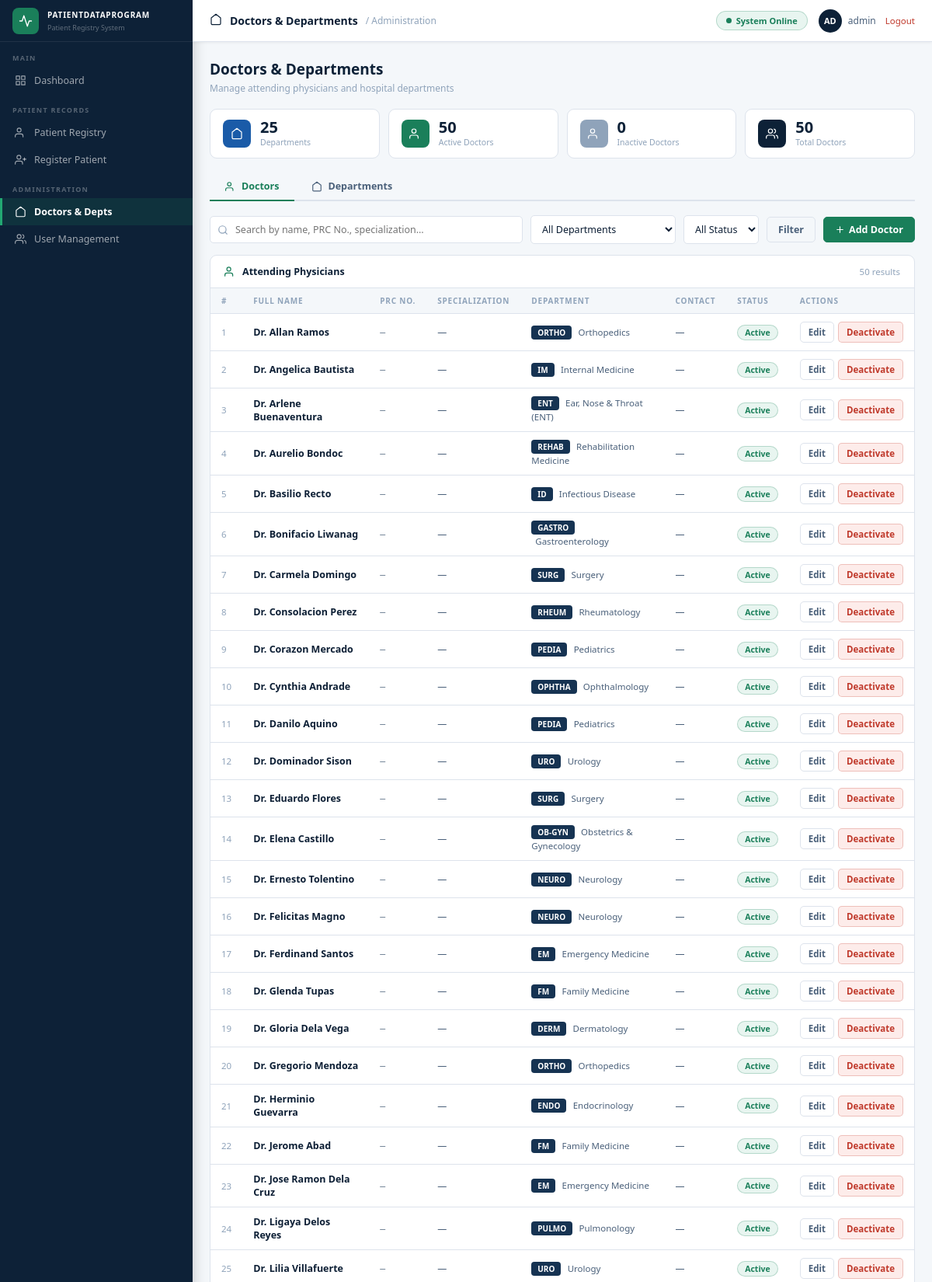
The page /doctors.php (signed in, upper part) on the database its author committed.
### tables this page shows
CREATE TABLE IF NOT EXISTS doctors (
    id            INT AUTO_INCREMENT PRIMARY KEY,
    full_name     VARCHAR(150) NOT NULL,
    department_id INT          NOT NULL,
    prc_number    VARCHAR(30)  NULL,
    is_active     TINYINT(1)   NOT NULL DEFAULT 1,
    created_at    DATETIME     DEFAULT CURRENT_TIMESTAMP,
    FOREIGN KEY (department_id) REFERENCES departments(id)
);

CREATE TABLE IF NOT EXISTS departments (
    id         INT AUTO_INCREMENT PRIMARY KEY,
    name       VARCHAR(120) NOT NULL UNIQUE,
    code       VARCHAR(20)  NOT NULL,
    created_at DATETIME     DEFAULT CURRENT_TIMESTAMP
);

### doctors.php (the view, shortened to what this page needs)
<?php
require_once 'db_connect.php';
$tab = $_GET['tab'] ?? 'doctors';
$departments = $pdo->query("SELECT * FROM departments ORDER BY name ASC")->fetchAll();
$search    = trim($_GET['search'] ?? '');
$where = "WHERE 1";
$params = [];
$doctors = $pdo->prepare("
    SELECT dr.*, d.name AS dept_name, d.code AS dept_code
    FROM doctors dr
    LEFT JOIN departments d ON d.id = dr.department_id
    $where
    ORDER BY dr.full_name ASC
");
$doctors->execute($params);
$doctors = $doctors->fetchAll();
$total_active   = $pdo->query("SELECT COUNT(*) FROM doctors WHERE is_active=1")->fetchColumn();
$total_inactive = $pdo->query("SELECT COUNT(*) FROM doctors WHERE is_active=0")->fetchColumn();
$total_depts    = count($departments);
?>
<!DOCTYPE html>
<html lang="en">
<head>
</head>
<body>
<div class="app">
<aside class="sidebar">
  <div class="sb-brand">
    <div class="sb-logo"><svg viewBox="0 0 24 24"><path d="M22 12h-4l-3 9L9 3l-3 9H2"/></svg></div>
    <div>
      <div class="sb-name">PATIENTDATAPROGRAM</div>
      <div class="sb-sub">Patient Registry System</div>
    </div>
  </div>
  <div class="nav-label">Main</div>
  <a href="dashboard.php" class="nav-item">
    <svg viewBox="0 0 24 24"><rect x="3" y="3" width="7" height="7"/><rect x="14" y="3" width="7" height="7"/><rect x="14" y="14" width="7" height="7"/><rect x="3" y="14" width="7" height="7"/></svg>
    Dashboard
  </a>
  <div class="nav-label">Patient Records</div>
  <a href="index.php" class="nav-item">
    <svg viewBox="0 0 24 24"><path d="M17 21v-2a4 4 0 0 0-4-4H5a4 4 0 0 0-4 4v2"/><circle cx="9" cy="7" r="4"/></svg>
    Patient Registry
  </a>
  <a href="register.php" class="nav-item">
    <svg viewBox="0 0 24 24"><path d="M16 21v-2a4 4 0 0 0-4-4H5a4 4 0 0 0-4 4v2"/><circle cx="8.5" cy="7" r="4"/><line x1="20" y1="8" x2="20" y2="14"/><line x1="23" y1="11" x2="17" y2="11"/></svg>
    Register Patient
  </a>
  <div class="nav-label">Administration</div>
  <a href="doctors.php" class="nav-item active">
    <svg viewBox="0 0 24 24"><path d="M3 9l9-7 9 7v11a2 2 0 0 1-2 2H5a2 2 0 0 1-2-2z"/></svg>
    Doctors &amp; Depts
  </a>
  <a href="users.php" class="nav-item">
    <svg viewBox="0 0 24 24"><path d="M17 21v-2a4 4 0 0 0-4-4H5a4 4 0 0 0-4 4v2"/><circle cx="9" cy="7" r="4"/><path d="M23 21v-2a4 4 0 0 0-3-3.87"/><path d="M16 3.13a4 4 0 0 1 0 7.75"/></svg>
    User Management
  </a>
</aside>
<div class="main">
  <div class="topbar">
    <div class="tb-icon"><svg viewBox="0 0 24 24"><path d="M3 9l9-7 9 7v11a2 2 0 0 1-2 2H5a2 2 0 0 1-2-2z"/></svg></div>
    <div class="tb-title">Doctors &amp; Departments</div>
    <div class="tb-bc">/ Administration</div>
    <div class="tb-right">
      <div class="pill"><div class="pill-dot"></div><span>System Online</span></div>
      <div class="tb-user">
        <div class="avatar"><?=strtoupper(substr($_SESSION['username']??'A',0,2))?></div>
        <span><?=htmlspecialchars($_SESSION['username']??'Admin')?></span>
        <a href="logout.php" style="font-size:11.5px;color:var(--red);text-decoration:none;margin-left:4px;">Logout</a>
      </div>
    </div>
  </div>
  <div class="content">
    <div class="page-hdr">
      <div>
        <h1>Doctors &amp; Departments</h1>
        <p>Manage attending physicians and hospital departments</p>
      </div>
    </div>
    <div class="info-row">
      <div class="info-chip">
        <div class="ic-icon" style="background:var(--blue)">
          <svg viewBox="0 0 24 24"><path d="M3 9l9-7 9 7v11a2 2 0 0 1-2 2H5a2 2 0 0 1-2-2z"/></svg>
        </div>
        <div><div class="ic-val"><?=(int)$total_depts?></div><div class="ic-lbl">Departments</div></div>
      </div>
      <div class="info-chip">
        <div class="ic-icon" style="background:var(--emerald)">
          <svg viewBox="0 0 24 24"><path d="M17 21v-2a4 4 0 0 0-4-4H5a4 4 0 0 0-4 4v2"/><circle cx="9" cy="7" r="4"/></svg>
        </div>
        <div><div class="ic-val"><?=(int)$total_active?></div><div class="ic-lbl">Active Doctors</div></div>
      </div>
      <div class="info-chip">
        <div class="ic-icon" style="background:var(--text-3)">
          <svg viewBox="0 0 24 24"><path d="M17 21v-2a4 4 0 0 0-4-4H5a4 4 0 0 0-4 4v2"/><circle cx="9" cy="7" r="4"/></svg>
        </div>
        <div><div class="ic-val"><?=(int)$total_inactive?></div><div class="ic-lbl">Inactive Doctors</div></div>
      </div>
      <div class="info-chip">
        <div class="ic-icon" style="background:var(--navy)">
          <svg viewBox="0 0 24 24"><path d="M17 21v-2a4 4 0 0 0-4-4H5a4 4 0 0 0-4 4v2"/><circle cx="9" cy="7" r="4"/><path d="M23 21v-2a4 4 0 0 0-3-3.87"/><path d="M16 3.13a4 4 0 0 1 0 7.75"/></svg>
        </div>
        <div><div class="ic-val"><?=(int)($total_active+$total_inactive)?></div><div class="ic-lbl">Total Doctors</div></div>
      </div>
    </div>
    <div class="tabs">
      <a href="?tab=doctors" class="tab-btn <?=$tab==='doctors'?'active':''?>">
        <svg viewBox="0 0 24 24"><path d="M17 21v-2a4 4 0 0 0-4-4H5a4 4 0 0 0-4 4v2"/><circle cx="9" cy="7" r="4"/></svg>
        Doctors
      </a>
      <a href="?tab=departments" class="tab-btn <?=$tab==='departments'?'active':''?>">
        <svg viewBox="0 0 24 24"><path d="M3 9l9-7 9 7v11a2 2 0 0 1-2 2H5a2 2 0 0 1-2-2z"/></svg>
        Departments
      </a>
    </div>
    <?php if($tab === 'doctors'): ?>
    <div class="toolbar">
      <form method="GET" style="display:contents">
        <div class="search-box">
          <input type="text" name="search" placeholder="Search by name, PRC No., specialization…" value="<?=htmlspecialchars($search)?>">
        </div>
        <select name="dept" class="flt">
          <option value="">All Departments</option>
        </select>
        <select name="status" class="flt">
          <option value="">All Status</option>
        </select>
        <button type="submit" class="btn btn-ghost">Filter</button>
      </form>
      <button class="btn btn-primary" onclick="openModal('modal-add-doctor')">
        <svg viewBox="0 0 24 24"><line x1="12" y1="5" x2="12" y2="19"/><line x1="5" y1="12" x2="19" y2="12"/></svg>
        Add Doctor
      </button>
    </div>
    <div class="card">
      <div class="card-hdr">
        <svg viewBox="0 0 24 24"><path d="M17 21v-2a4 4 0 0 0-4-4H5a4 4 0 0 0-4 4v2"/><circle cx="9" cy="7" r="4"/></svg>
        <h2>Attending Physicians</h2>
        <span class="ch-right"><?=count($doctors)?> result<?=count($doctors)!==1?'s':''?></span>
      </div>
      <div class="tbl-wrap">
        <table>
          <thead>
            <tr>
              <th>#</th>
              <th>Full Name</th>
              <th>PRC No.</th>
              <th>Specialization</th>
              <th>Department</th>
              <th>Contact</th>
              <th>Status</th>
              <th>Actions</th>
            </tr>
          </thead>
          <tbody>
          <?php if(empty($doctors)): ?>
          <tr><td colspan="8" class="no-data">No doctors found.</td></tr>
          <?php else: $i=1; foreach($doctors as $dr): ?>
          <tr>
            <td style="color:var(--text-3);font-size:11.5px"><?=$i++?></td>
            <td style="font-weight:600"><?=htmlspecialchars($dr['full_name'])?></td>
            <td style="font-family:var(--font-mono);font-size:11.5px;color:var(--text-2)"><?=htmlspecialchars($dr['prc_no']??'—')?></td>
            <td style="font-size:12px;color:var(--text-2)"><?=htmlspecialchars($dr['specialization']??'—')?></td>
            <td>
              <?php if($dr['dept_code']): ?>
              <span class="dept-badge"><?=htmlspecialchars($dr['dept_code'])?></span>
              <span style="font-size:11.5px;color:var(--text-2);margin-left:5px"><?=htmlspecialchars($dr['dept_name']??'')?></span>
              <?php else: ?>
              <span style="color:var(--text-3)">—</span>
              <?php endif; ?>
            </td>
            <td style="font-size:12px;color:var(--text-2)"><?=htmlspecialchars($dr['contact_no']??'—')?></td>
            <td>
              <span class="badge <?=$dr['is_active']?'b-active':'b-inactive'?>">
                <?=$dr['is_active']?'Active':'Inactive'?>
              </span>
            </td>
            <td>
              <div style="display:flex;gap:5px">
                <button class="btn btn-ghost btn-sm"
                  onclick="openEditDoctor(<?=$dr['id']?>,<?=htmlspecialchars(json_encode($dr['full_name']))?>,<?=htmlspecialchars(json_encode($dr['prc_no']??''))?>,<?=(int)($dr['department_id']??0)?>,<?=htmlspecialchars(json_encode($dr['specialization']??''))?>,<?=htmlspecialchars(json_encode($dr['contact_no']??''))?>)">
                  Edit
                </button>
                <form method="POST" onsubmit="return confirm('Toggle status for this doctor?')">
                  <button type="submit" class="btn btn-sm <?=$dr['is_active']?'btn-danger':'btn-ghost'?>">
                    <?=$dr['is_active']?'Deactivate':'Activate'?>
                  </button>
                </form>
              </div>
            </td>
          </tr>
          <?php endforeach; endif; ?>
          </tbody>
        </table>
      </div>
    </div>
    <?php endif; ?>
  </div>
</div>
</div>
</body>
</html>

### rows shown on the page
doctors: full_name "Dr. Allan Ramos", prc_no "—", specialization "—", department.code "ORTHO", department.name "Orthopedics", contact_no "—", is_active "Active"
doctors: full_name "Dr. Angelica Bautista", prc_no "—", specialization "—", department.code "IM", department.name "Internal Medicine", contact_no "—", is_active "Active"
doctors: full_name "Dr. Arlene Buenaventura", prc_no "—", specialization "—", department.code "ENT", department.name "Ear, Nose & Throat (ENT)", contact_no "—", is_active "Active"
doctors: full_name "Dr. Aurelio Bondoc", prc_no "—", specialization "—", department.code "REHAB", department.name "Rehabilitation Medicine", contact_no "—", is_active "Active"
doctors: full_name "Dr. Basilio Recto", prc_no "—", specialization "—", department.code "ID", department.name "Infectious Disease", contact_no "—", is_active "Active"
doctors: full_name "Dr. Bonifacio Liwanag", prc_no "—", specialization "—", department.code "GASTRO", department.name "Gastroenterology", contact_no "—", is_active "Active"
doctors: full_name "Dr. Carmela Domingo", prc_no "—", specialization "—", department.code "SURG", department.name "Surgery", contact_no "—", is_active "Active"
doctors: full_name "Dr. Consolacion Perez", prc_no "—", specialization "—", department.code "RHEUM", department.name "Rheumatology", contact_no "—", is_active "Active"
doctors: full_name "Dr. Corazon Mercado", prc_no "—", specialization "—", department.code "PEDIA", department.name "Pediatrics", contact_no "—", is_active "Active"
doctors: full_name "Dr. Cynthia Andrade", prc_no "—", specialization "—", department.code "OPHTHA", department.name "Ophthalmology", contact_no "—", is_active "Active"
doctors: full_name "Dr. Danilo Aquino", prc_no "—", specialization "—", department.code "PEDIA", department.name "Pediatrics", contact_no "—", is_active "Active"
doctors: full_name "Dr. Dominador Sison", prc_no "—", specialization "—", department.code "URO", department.name "Urology", contact_no "—", is_active "Active"
doctors: full_name "Dr. Eduardo Flores", prc_no "—", specialization "—", department.code "SURG", department.name "Surgery", contact_no "—", is_active "Active"
doctors: full_name "Dr. Elena Castillo", prc_no "—", specialization "—", department.code "OB-GYN", department.name "Obstetrics & Gynecology", contact_no "—", is_active "Active"
doctors: full_name "Dr. Ernesto Tolentino", prc_no "—", specialization "—", department.code "NEURO", department.name "Neurology", contact_no "—", is_active "Active"
doctors: full_name "Dr. Felicitas Magno", prc_no "—", specialization "—", department.code "NEURO", department.name "Neurology", contact_no "—", is_active "Active"
doctors: full_name "Dr. Ferdinand Santos", prc_no "—", specialization "—", department.code "EM", department.name "Emergency Medicine", contact_no "—", is_active "Active"
doctors: full_name "Dr. Glenda Tupas", prc_no "—", specialization "—", department.code "FM", department.name "Family Medicine", contact_no "—", is_active "Active"
doctors: full_name "Dr. Gloria Dela Vega", prc_no "—", specialization "—", department.code "DERM", department.name "Dermatology", contact_no "—", is_active "Active"
doctors: full_name "Dr. Gregorio Mendoza", prc_no "—", specialization "—", department.code "ORTHO", department.name "Orthopedics", contact_no "—", is_active "Active"
doctors: full_name "Dr. Herminio Guevarra", prc_no "—", specialization "—", department.code "ENDO", department.name "Endocrinology", contact_no "—", is_active "Active"
doctors: full_name "Dr. Jerome Abad", prc_no "—", specialization "—", department.code "FM", department.name "Family Medicine", contact_no "—", is_active "Active"
doctors: full_name "Dr. Jose Ramon Dela Cruz", prc_no "—", specialization "—", department.code "EM", department.name "Emergency Medicine", contact_no "—", is_active "Active"
doctors: full_name "Dr. Ligaya Delos Reyes", prc_no "—", specialization "—", department.code "PULMO", department.name "Pulmonology", contact_no "—", is_active "Active"
doctors: full_name "Dr. Lilia Villafuerte", prc_no "—", specialization "—", department.code "URO", department.name "Urology", contact_no "—", is_active "Active"

### other values the page prints
substr($_SESSION['username']??'A',0,2) "AD"
$_SESSION['username'] "admin"
$total_depts "25"
$total_active "50"
$total_inactive "0"
$total_active+$total_inactive "50"
count($doctors) "50"
